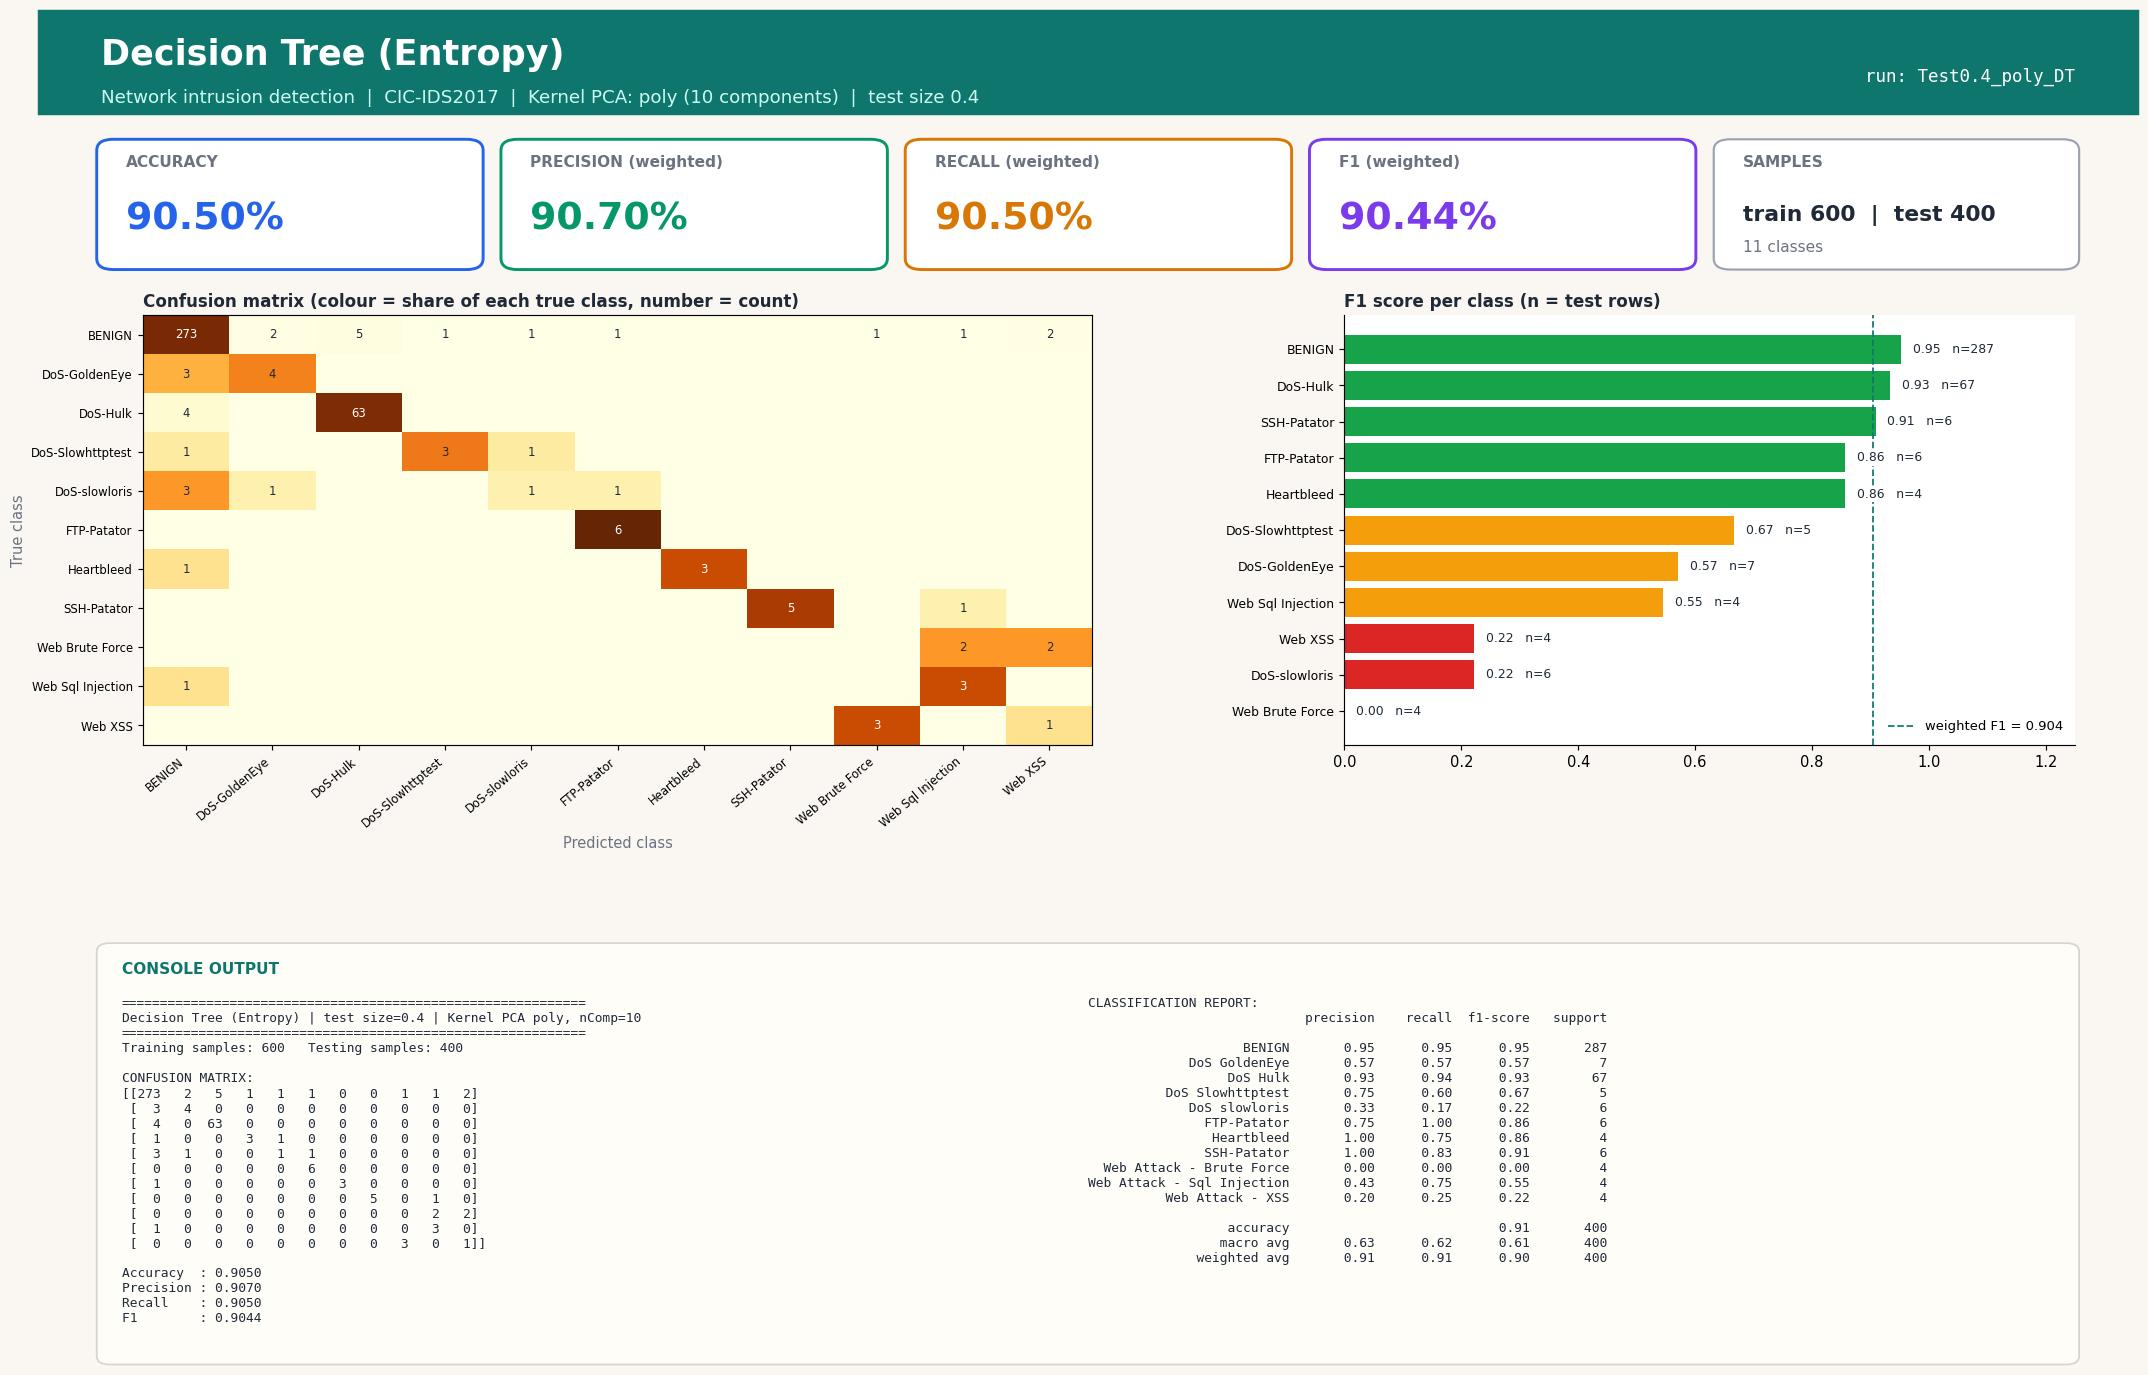

Python code for this plot:
#!/usr/bin/env python3
"""Decision Tree (Entropy) | Test size 0.4 | Kernel PCA kernel=poly, n_components=10
CIC-IDS2017 (Tue+Wed+Thu-morning) 1000-row stratified sample.
Run in any IDE (Spyder / VS Code / PyCharm / Jupyter): open the file and press Run, no arguments needed.
Saves next to this file: 'Test0.4_poly_DT.jpg' - one image with the console output (confusion matrix, metrics, classification report) plus charts."""
import json, os
import numpy as np
import matplotlib.pyplot as plt
from sklearn.decomposition import KernelPCA
from sklearn.tree import DecisionTreeClassifier
from sklearn.metrics import (accuracy_score, classification_report, confusion_matrix,
                             f1_score, precision_score, recall_score)
from sklearn.model_selection import train_test_split
from sklearn.preprocessing import StandardScaler

TEST_SIZE, KERNEL, N_COMP, ALG, ALG_NAME = 0.4, "poly", 10, "DT", "Decision Tree (Entropy)"
try:
    HERE = os.path.dirname(os.path.abspath(__file__))
except NameError:                      # Jupyter / interactive console
    HERE = os.getcwd()
def _find_root():                      # folder that contains data/sample.npz (works from any working directory)
    for p in (HERE, os.path.join(HERE, ".."), os.path.join(HERE, "..", ".."), os.getcwd()):
        if os.path.exists(os.path.join(p, "data", "sample.npz")):
            return os.path.abspath(p)
    raise FileNotFoundError("data/sample.npz not found - run prepare_data.py or keep the repo folder structure")
ROOT = _find_root()
tag = f"Test{TEST_SIZE}_{KERNEL}_{ALG}"

# 1. LOAD cached, cleaned sample (see prepare_data.py)
d = np.load(os.path.join(ROOT, "data", "sample.npz"), allow_pickle=True)
X, y, class_names = d["X"], d["y"], [str(c).replace("�", "-") for c in d["classes"]]

# 2. SPLIT
X_train, X_test, y_train, y_test = train_test_split(
    X, y, test_size=TEST_SIZE, random_state=42, stratify=y)

# 3. SCALE (fit on train only)
scaler = StandardScaler()
X_train = scaler.fit_transform(X_train); X_test = scaler.transform(X_test)

# 4. DIMENSIONALITY REDUCTION: Kernel PCA (fit on train only; gamma = sklearn default 1/n_features)
kpca = KernelPCA(n_components=N_COMP, kernel=KERNEL, random_state=0)
X_train = kpca.fit_transform(X_train); X_test = kpca.transform(X_test)

# 5. CLASSIFIER
classifier = DecisionTreeClassifier(criterion="entropy", random_state=0)
classifier.fit(X_train, y_train)
y_pred = classifier.predict(X_test)

# 6. METRICS
labels = np.arange(len(class_names))
cm = confusion_matrix(y_test, y_pred, labels=labels)
res = dict(test_size=TEST_SIZE, kernel=KERNEL, n_components=N_COMP, algorithm=ALG, model=ALG_NAME,
           n_train=int(len(y_train)), n_test=int(len(y_test)),
           accuracy=accuracy_score(y_test, y_pred),
           precision=precision_score(y_test, y_pred, average="weighted", zero_division=0),
           recall=recall_score(y_test, y_pred, average="weighted", zero_division=0),
           f1=f1_score(y_test, y_pred, average="weighted", zero_division=0))
report = classification_report(y_test, y_pred, labels=labels, target_names=class_names, zero_division=0)
lines = ["=" * 60, f"{ALG_NAME} | test size={TEST_SIZE} | Kernel PCA {KERNEL}, nComp={N_COMP}", "=" * 60,
         f"Training samples: {len(y_train)}   Testing samples: {len(y_test)}", "", "CONFUSION MATRIX:", np.array2string(cm), ""]
for k in ("accuracy", "precision", "recall", "f1"): lines.append(f"{k.capitalize():10s}: {res[k]:.4f}")
lines += ["", "CLASSIFICATION REPORT:", report]
console_output = "\n".join(lines); print(console_output)

# 7. VISUAL OUTPUT: ONE report-style image (banner, KPI cards, charts, console output) - real results only
from matplotlib.patches import FancyBboxPatch, Rectangle
short = [c.replace("Web Attack - ", "Web ").replace("DoS ", "DoS-") for c in class_names]
rep = classification_report(y_test, y_pred, labels=labels, target_names=class_names, zero_division=0, output_dict=True)
cmn = cm / np.maximum(cm.sum(axis=1, keepdims=True), 1)          # row-normalised = per-class recall
INK, MUTED, BG, ACC = "#1f2937", "#6b7280", "#faf7f2", "#0f766e"
fig = plt.figure(figsize=(20, 13.2), dpi=105, facecolor=BG)
fig.add_artist(Rectangle((0, 0.925), 1, 0.075, transform=fig.transFigure, color=ACC, zorder=0))
fig.text(0.03, 0.968, f"{ALG_NAME}", fontsize=24, fontweight="bold", color="white", va="center")
fig.text(0.03, 0.937, f"Network intrusion detection  |  CIC-IDS2017  |  Kernel PCA: {KERNEL} ({N_COMP} components)  |  test size {TEST_SIZE}",
         fontsize=12.5, color="#ccfbf1", va="center")
fig.text(0.97, 0.952, f"run: {tag}", fontsize=12, color="white", ha="right", va="center", family="monospace")

# KPI cards
cards = [("ACCURACY", res["accuracy"], "#2563eb"), ("PRECISION (weighted)", res["precision"], "#059669"),
         ("RECALL (weighted)", res["recall"], "#d97706"), ("F1 (weighted)", res["f1"], "#7c3aed")]
for i, (lab, v, col) in enumerate(cards):
    x0 = 0.03 + i * 0.1925
    fig.add_artist(FancyBboxPatch((x0, 0.815), 0.18, 0.09, boxstyle="round,pad=0.002,rounding_size=0.008", transform=fig.transFigure,
                                  facecolor="white", edgecolor=col, linewidth=2))
    fig.text(x0 + 0.012, 0.887, lab, fontsize=10.5, color=MUTED, fontweight="bold")
    fig.text(x0 + 0.012, 0.842, f"{v * 100:.2f}%", fontsize=26, color=col, fontweight="bold")
fig.add_artist(FancyBboxPatch((0.80, 0.815), 0.17, 0.09, boxstyle="round,pad=0.002,rounding_size=0.008", transform=fig.transFigure,
                              facecolor="white", edgecolor="#9ca3af", linewidth=1.5))
fig.text(0.812, 0.887, "SAMPLES", fontsize=10.5, color=MUTED, fontweight="bold")
fig.text(0.812, 0.848, f"train {res['n_train']}  |  test {res['n_test']}", fontsize=15, color=INK, fontweight="bold")
fig.text(0.812, 0.826, f"{len(class_names)} classes", fontsize=10.5, color=MUTED)

gs = fig.add_gridspec(1, 2, left=0.05, right=0.97, top=0.78, bottom=0.47, wspace=0.30, width_ratios=[1.3, 1])
ax1 = fig.add_subplot(gs[0, 0]); ax2 = fig.add_subplot(gs[0, 1])
for ax in (ax1, ax2): ax.set_facecolor("white")
im = ax1.imshow(cmn, cmap="YlOrBr", vmin=0, vmax=1, aspect="auto")
ax1.set_xticks(labels); ax1.set_yticks(labels); ax1.set_xticklabels(short, rotation=40, ha="right", fontsize=8); ax1.set_yticklabels(short, fontsize=8)
ax1.set_title("Confusion matrix (colour = share of each true class, number = count)", loc="left", fontsize=11.5, color=INK, fontweight="bold")
ax1.set_xlabel("Predicted class", color=MUTED); ax1.set_ylabel("True class", color=MUTED)
for a_ in labels:
    for b_ in labels:
        if cm[a_, b_]: ax1.text(b_, a_, cm[a_, b_], ha="center", va="center", fontsize=8, color="white" if cmn[a_, b_] > 0.6 else INK)
f1s = [rep[c]["f1-score"] for c in class_names]; sup = [int(rep[c]["support"]) for c in class_names]
order = np.argsort(f1s)
cols = ["#dc2626" if f1s[i] < 0.34 else "#f59e0b" if f1s[i] < 0.67 else "#16a34a" for i in order]
ax2.barh(range(len(order)), [f1s[i] for i in order], color=cols)
ax2.set_yticks(range(len(order))); ax2.set_yticklabels([short[i] for i in order], fontsize=8.5); ax2.set_xlim(0, 1.25)
ax2.set_title("F1 score per class (n = test rows)", loc="left", fontsize=11.5, color=INK, fontweight="bold")
for k, i in enumerate(order): ax2.text(f1s[i] + 0.02, k, f"{f1s[i]:.2f}   n={sup[i]}", va="center", fontsize=8.5, color=INK, zorder=5, bbox=dict(facecolor="white", edgecolor="none", pad=1))
for sp in ("top", "right"): ax2.spines[sp].set_visible(False)
ax2.axvline(res["f1"], color=ACC, ls="--", lw=1.2, label=f"weighted F1 = {res['f1']:.3f}"); ax2.legend(loc="lower right", fontsize=9, frameon=False)

# console output panel (same text that is printed to the console)
fig.add_artist(FancyBboxPatch((0.03, 0.025), 0.94, 0.30, boxstyle="round,pad=0.002,rounding_size=0.006", transform=fig.transFigure,
                              facecolor="#fffdf8", edgecolor="#d6d3d1", linewidth=1.2))
fig.text(0.04, 0.305, "CONSOLE OUTPUT", fontsize=10.5, color=ACC, fontweight="bold")
split_at = lines.index("CLASSIFICATION REPORT:")
fig.text(0.04, 0.288, "\n".join(lines[:split_at]), family="monospace", fontsize=8.8, color=INK, va="top")
fig.text(0.50, 0.288, "\n".join(lines[split_at:]), family="monospace", fontsize=8.8, color=INK, va="top")
plt.savefig(os.path.join(HERE, tag + ".jpg"), format="jpg", bbox_inches="tight", facecolor=BG)
if os.environ.get("ACN_NO_SHOW") != "1": plt.show()   # IDEs display the image; run_all.py disables this
plt.close()

os.makedirs(os.path.join(ROOT, "results", "json"), exist_ok=True)
with open(os.path.join(ROOT, "results", "json", tag + ".json"), "w") as f: json.dump(res, f)
